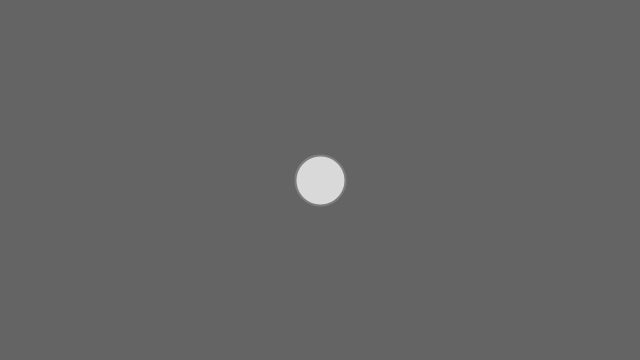
Frame 1 (no input)
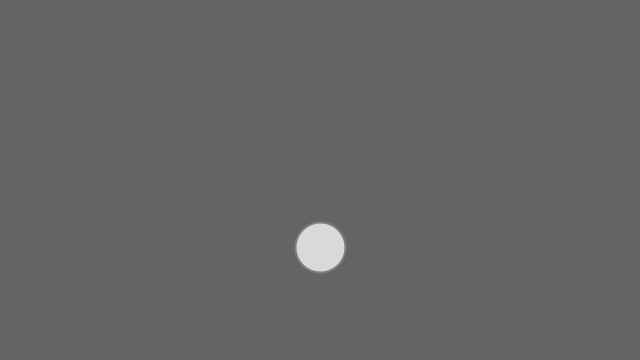
Frame 60 (the mouse pressed at the canvas centre just before this capture)
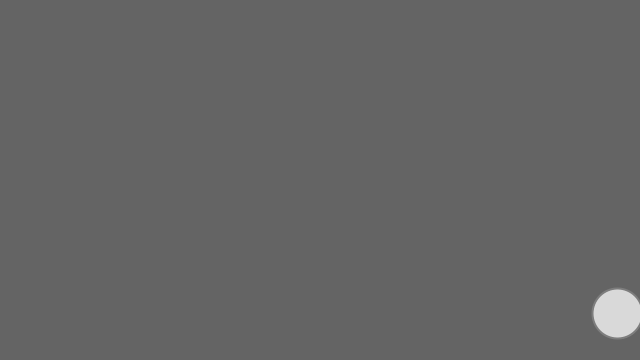
Frame 120 (the mouse held since frame 60 and released just before this capture)

The Processing sketch that drew these frames (run headless with seeded random() and noise(); from frame 60 on, the mouse is pressed at the canvas centre):

// Processing sketch: Processing_Force
// ── Processing_Force.pde
ball b;
void setup() {
  size(640, 360);
  b = new ball();
}

void draw() {
  background(100);
  PVector gravity = new PVector(0, 0.2);
  b.apply_force(gravity);

  if (mousePressed) {
    PVector wind = new PVector(0.2, 0);
    b.apply_force(wind);
  }

  b.draw_ball();
  b.move();
  b.SIS();
}
// ── Ball.pde
class ball {
  PVector location;
  PVector acceleration;
  PVector velocity;

  ball() {
    location = new PVector(width/2, height/2);
    velocity = new PVector(0, 0);
    acceleration = new PVector(0, 0);
  }

  void draw_ball() {
    stroke(125);
    strokeWeight(2);
    fill(217);
    ellipse(location.x, location.y, 50, 50);
  }

  void move() {  
    velocity.add(acceleration);
    location.add(velocity);
    acceleration.mult(0);
  }

  void apply_force(PVector gravity) {
    acceleration.add(gravity);
  }

  void SIS() {

    if (location.x > width) {
      location.x = width;
      velocity.x *= -1;
    } else if (location.x < 0) {
      velocity.x *= -1;
      location.x = 0;
    }

    if (location.y > height) {
      velocity.y *= -1;
      location.y = height;
    }
  }
}
